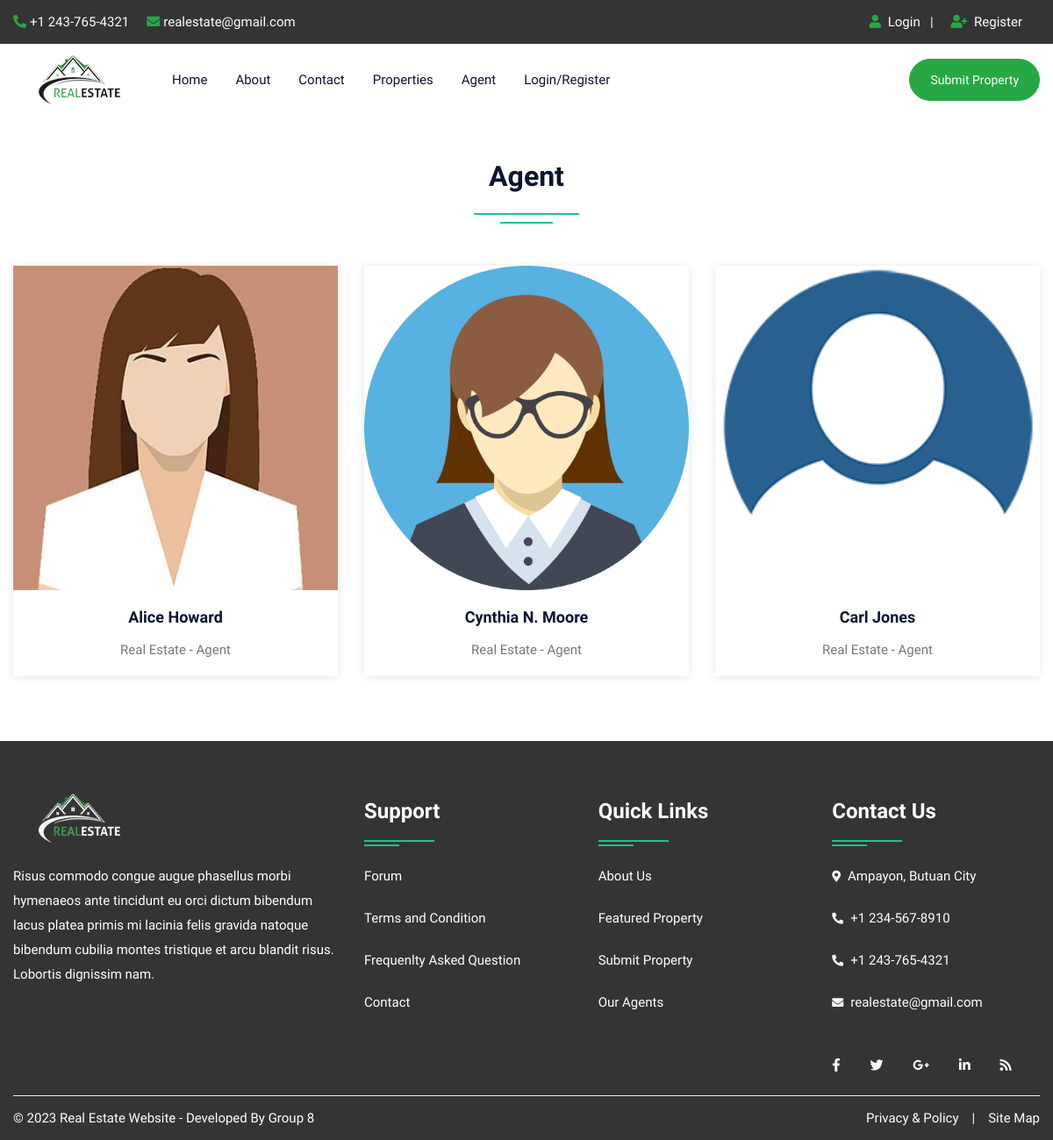
Before: /agent.php with the older database file.
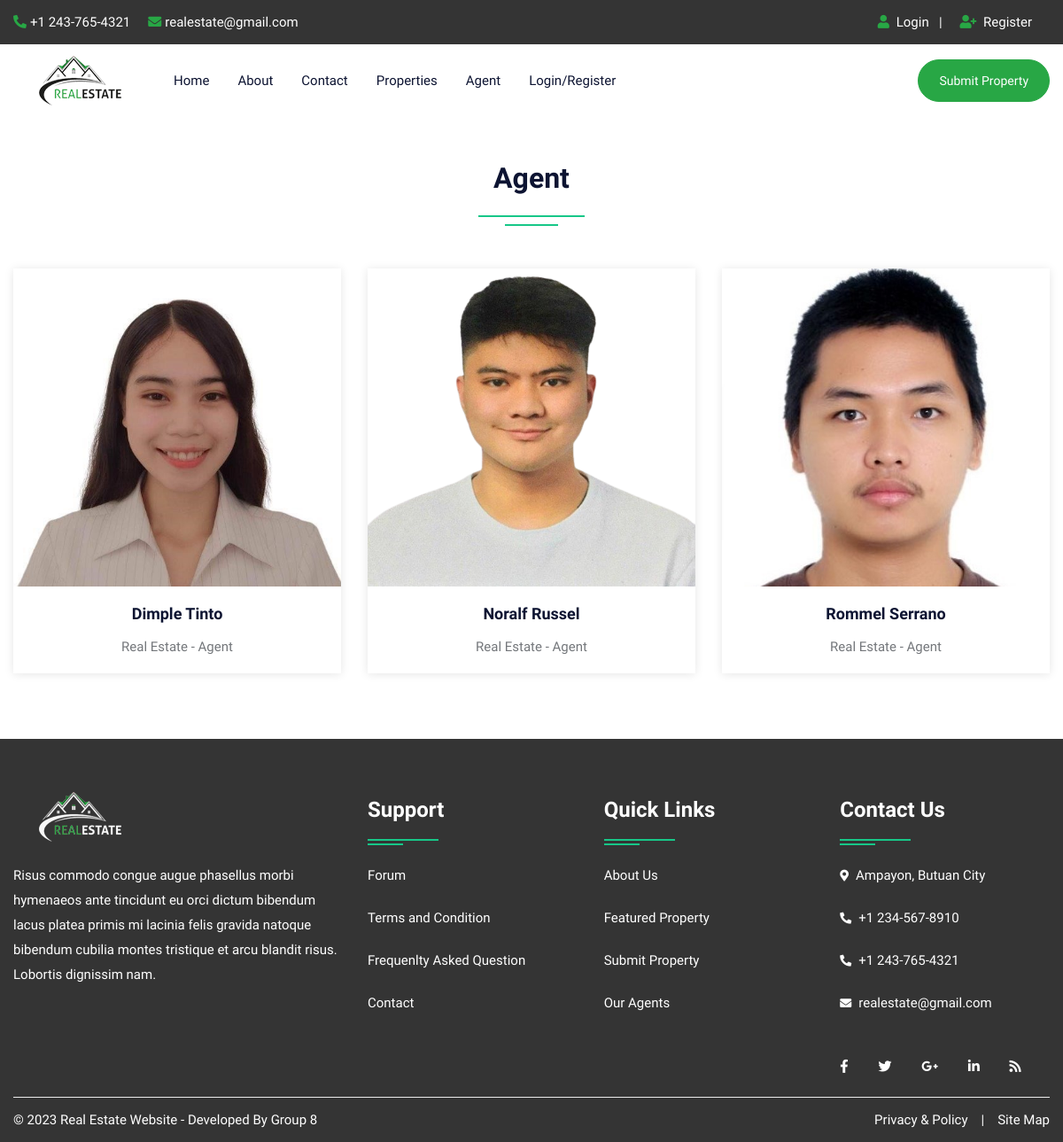
After: the same page with the newer database file.
### tables this page shows
CREATE TABLE `user` (
  `uid` int(50) NOT NULL,
  `uname` varchar(100) NOT NULL,
  `uemail` varchar(100) NOT NULL,
  `uphone` varchar(20) NOT NULL,
  `upass` varchar(50) NOT NULL,
  `utype` varchar(50) NOT NULL,
  `uimage` varchar(300) NOT NULL
);

### agent.php (the view, shortened to what this page needs)
<!DOCTYPE html>
<html lang="en">
<head>
<link rel="stylesheet" type="text/css" href="css/bootstrap.min.css">
<link rel="stylesheet" type="text/css" href="css/bootstrap-slider.css">
<link rel="stylesheet" type="text/css" href="css/jquery-ui.css">
<link rel="stylesheet" type="text/css" href="css/layerslider.css">
<link rel="stylesheet" type="text/css" href="css/color.css" id="color-change">
<link rel="stylesheet" type="text/css" href="css/owl.carousel.min.css">
<link rel="stylesheet" type="text/css" href="css/font-awesome.min.css">
<link rel="stylesheet" type="text/css" href="fonts/flaticon/flaticon.css">
<link rel="stylesheet" type="text/css" href="css/style.css">
</head>
<body>
<div id="page-wrapper">
    <div class="row">
		<?php include("include/header.php");?>
        <div class="full-row">
            <div class="container">
				<div class="row">
                    <div class="col-lg-12">
                        <h2 class="text-secondary double-down-line text-center mb-5">Agent</h2>
                        </div>
                </div>
                <div class="row">
                    <?php
							$query=mysqli_query($con,"SELECT * FROM user WHERE utype='agent'");
								while($row=mysqli_fetch_array($query))
								{
                            ?>
                    <div class="col-md-6 col-lg-4">
                        <div class="hover-zoomer bg-white shadow-one mb-4">
                            <div class="overflow-hidden"> <img src="admin/user/<?php echo $row['6'];?>" alt="aimage"> </div>
                            <div class="py-3 text-center">
                                <h5 class="text-secondary hover-text-success"><a href="#"><?php echo $row['1'];?></a></h5>
                                <span>Real Estate - Agent</span> </div>
                        </div>
                    </div>
                    <?php } ?>
                </div>
            </div>
        </div>
		<?php include("include/footer.php");?>
    </div>
</div>
</body>
</html>

### include/header.php (shortened to what this page needs)
<header id="header" class="transparent-header-modern fixed-header-bg-white w-100">
            <div class="top-header bg-secondary">
                <div class="container">
                    <div class="row">
                        <div class="col-md-8">
                            <ul class="top-contact list-text-white  d-table">
                                <li><a href="#"><i class="fas fa-phone-alt text-success mr-1"></i>+1 243-765-4321</a></li>
                                <li><a href="#"><i class="fas fa-envelope text-success mr-1"></i>realestate@gmail.com </a></li>
                            </ul>
                        </div>
                        <div class="col-md-4">
                            <div class="top-contact float-right">
                                <ul class="list-text-white d-table">
								<li><i class="fas fa-user text-success mr-1"></i>
								<?php  if(isset($_SESSION['uemail']))
								{ ?>
								<a href="logout.php">Logout</a>&nbsp;&nbsp;<?php } else { ?>
								<a href="login.php">Login</a>&nbsp;&nbsp;
								| </li>
								<li><i class="fas fa-user-plus text-success mr-1"></i><a href="register.php"> Register</li><?php } ?>
								</ul>
                            </div>
                        </div>
                    </div>
                </div>
            </div>
            <div class="main-nav secondary-nav hover-success-nav py-2">
                <div class="container">
                    <div class="row">
                        <div class="col-lg-12">
                            <nav class="navbar navbar-expand-lg navbar-light p-0"> <a class="navbar-brand position-relative" href="index.php"><img class="nav-logo" src="images/logo/restatelg.png" alt=""></a>
                                <div class="collapse navbar-collapse" id="navbarSupportedContent">
                                    <ul class="navbar-nav mr-auto">
                                        <li class="nav-item dropdown"> <a class="nav-link" href="index.php" role="button" aria-haspopup="true" aria-expanded="false">Home</a></li>
										<li class="nav-item"> <a class="nav-link" href="about.php">About</a> </li>
                                        <li class="nav-item"> <a class="nav-link" href="contact.php">Contact</a> </li>
                                        <li class="nav-item"> <a class="nav-link" href="property.php">Properties</a> </li>
                                        <li class="nav-item"> <a class="nav-link" href="agent.php">Agent</a> </li>
										<?php  if(isset($_SESSION['uemail']))
										{ ?>
										<li class="nav-item dropdown">
											<a class="nav-link dropdown-toggle" href="#" role="button" data-toggle="dropdown" aria-haspopup="true" aria-expanded="false">My Account</a>
											<ul class="dropdown-menu">
												<li class="nav-item"> <a class="nav-link" href="profile.php">Profile</a> </li>
												<li class="nav-item"> <a class="nav-link" href="feature.php">Your Property</a> </li>
												<li class="nav-item"> <a class="nav-link" href="logout.php">Logout</a> </li>
											</ul>
                                        </li>
										<?php } else { ?>
										<li class="nav-item"> <a class="nav-link" href="login.php">Login/Register</a> </li>
										<?php } ?>
                                    </ul>
									<a class="btn btn-success d-none d-xl-block" style="border-radius:30px;" href="submitproperty.php">Submit Property</a>
                                </div>
                            </nav>
                        </div>
                    </div>
                </div>
            </div>
        </header>

### include/footer.php
<footer class="full-row bg-secondary p-0">
            <div class="container">
                <div  class="row">
                    <div class="col-lg-12">
                        <div class="divider py-40">
                            <div class="row">
                                <div class="col-md-12 col-lg-4">
                                    <div class="footer-widget mb-4">
                                        <div class="footer-logo mb-4"> <a href="#"><img class="logo-bottom" src="images/logo/restatelg_white.png" alt="image"></a> </div>
                                        <p class="pb-20 text-white">Risus commodo congue augue phasellus morbi hymenaeos ante tincidunt eu orci dictum bibendum lacus platea primis mi lacinia felis gravida natoque bibendum cubilia montes tristique et arcu blandit risus. Lobortis dignissim nam.</p>
                                        </div>
                                </div>
                                <div class="col-md-12 col-lg-8">
                                    <div class="row">
                                        <div class="col-md-4 col-lg-4">
                                            <div class="footer-widget footer-nav mb-4">
                                                <h4 class="widget-title text-white double-down-line-left position-relative">Support</h4>
                                                <ul class="hover-text-primary">
                                                    <li><a href="#" class="text-white">Forum</a></li>
                                                    <li><a href="#" class="text-white">Terms and Condition</a></li>
                                                    <li><a href="#" class="text-white">Frequenlty Asked Question</a></li>
                                                    <li><a href="contact.php" class="text-white">Contact</a></li>
                                                </ul>
                                            </div>
                                        </div>
                                        <div class="col-md-4 col-lg-4">
                                            <div class="footer-widget footer-nav mb-4">
                                                <h4 class="widget-title text-white double-down-line-left position-relative">Quick Links</h4>
                                                <ul class="hover-text-primary">
                                                    <li><a href="about.php" class="text-white">About Us</a></li>
                                                    <li><a href="#" class="text-white">Featured Property</a></li>
                                                    <li><a href="#" class="text-white">Submit Property</a></li>
                                                    <li><a href="agent.php" class="text-white">Our Agents</a></li>
                                                </ul>
                                            </div>
                                        </div>
                                        <div class="col-md-4 col-lg-4">
                                            <div class="footer-widget">
                                                <h4 class="widget-title text-white double-down-line-left position-relative">Contact Us</h4>
                                                <ul class="text-white">
                                                    <li class="hover-text-primary"><i class="fas fa-map-marker-alt text-white mr-2 font-13 mt-1"></i>Ampayon, Butuan City</li>
                                                    <li class="hover-text-primary"> <i class="fas fa-phone-alt text-white mr-2 font-13 mt-1"></i>+1 234-567-8910</li>
													<li class="hover-text-primary"> <i class="fas fa-phone-alt text-white mr-2 font-13 mt-1"></i>+1 243-765-4321</li>
                                                    <li class="hover-text-primary"><i class="fas fa-envelope text-white mr-2 font-13 mt-1"></i>realestate@gmail.com</li>
                                                </ul>
                                            </div>
                                            <div class="footer-widget media-widget mt-4 text-white hover-text-primary"> <a href="#"><i class="fab fa-facebook-f"></i></a> <a href="#"><i class="fab fa-twitter"></i></a> <a href="#"><i class="fab fa-google-plus-g"></i></a> <a href="#"><i class="fab fa-linkedin-in"></i></a> <a href="#"><i class="fas fa-rss"></i></a> </div>
                                        </div>
                                    </div>
                                </div>
                            </div>
                        </div>
                    </div>
                </div>
                <div class="row copyright">
                    <div class="col-sm-6"> <span class="text-white">© <?php echo date('Y');?> Real Estate Website - Developed By Group 8</span> </div>
                    <div class="col-sm-6">
                        <ul class="line-menu text-white hover-text-primary float-right">
                            <li><a href="#">Privacy & Policy</a></li>
                            <li>|</li>
                            <li><a href="#"> Site Map</a></li>
                        </ul>
                    </div>
                </div>
            </div>
        </footer>

### css/color.css (style rules this page uses)
:root { --theme-ordinary-color: #74777b; }
:root { --theme-primary-color: #17c788; }
:root { --theme-secondary-color: #0d1432; }
:root { --theme-white-color: #fff; }
:root { --theme-light-color: #f8f8f8; }
:root { --theme-gray-color: #f5f5f5; }
:root { --theme-footer-color: #091b4b; }
:root { --theme-dark-color: #091b4b; }
:root { --text-light-color: #a3a7af; }
:root { --theme-primary-opacity-color: rgba(11, 191, 141, .8); }
:root { --theme-secondary-opacity-color: rgba(13,20,50,0.7); }
:root { --theme-white-opacity-color: rgba(255, 255, 255, 0.3); }
:root { --theme-dark-opacity-color: rgba(0, 0, 0, 0.5); }
:root { --theme-ordinary-font: 'Muli', sans-serif; }
:root { --theme-highlight-font: 'Comfortaa', cursive; }

Changed rows visible on the page:
removed user: uimage (picture), uname "Alice Howard"
removed user: uimage (placeholder picture), uname "Cynthia N. Moore"
removed user: uimage (picture), uname "Carl Jones"
added user: uimage (picture), uname "Dimple Tinto"
added user: uimage (picture), uname "Noralf Russel"
added user: uimage (picture), uname "Rommel Serrano"
